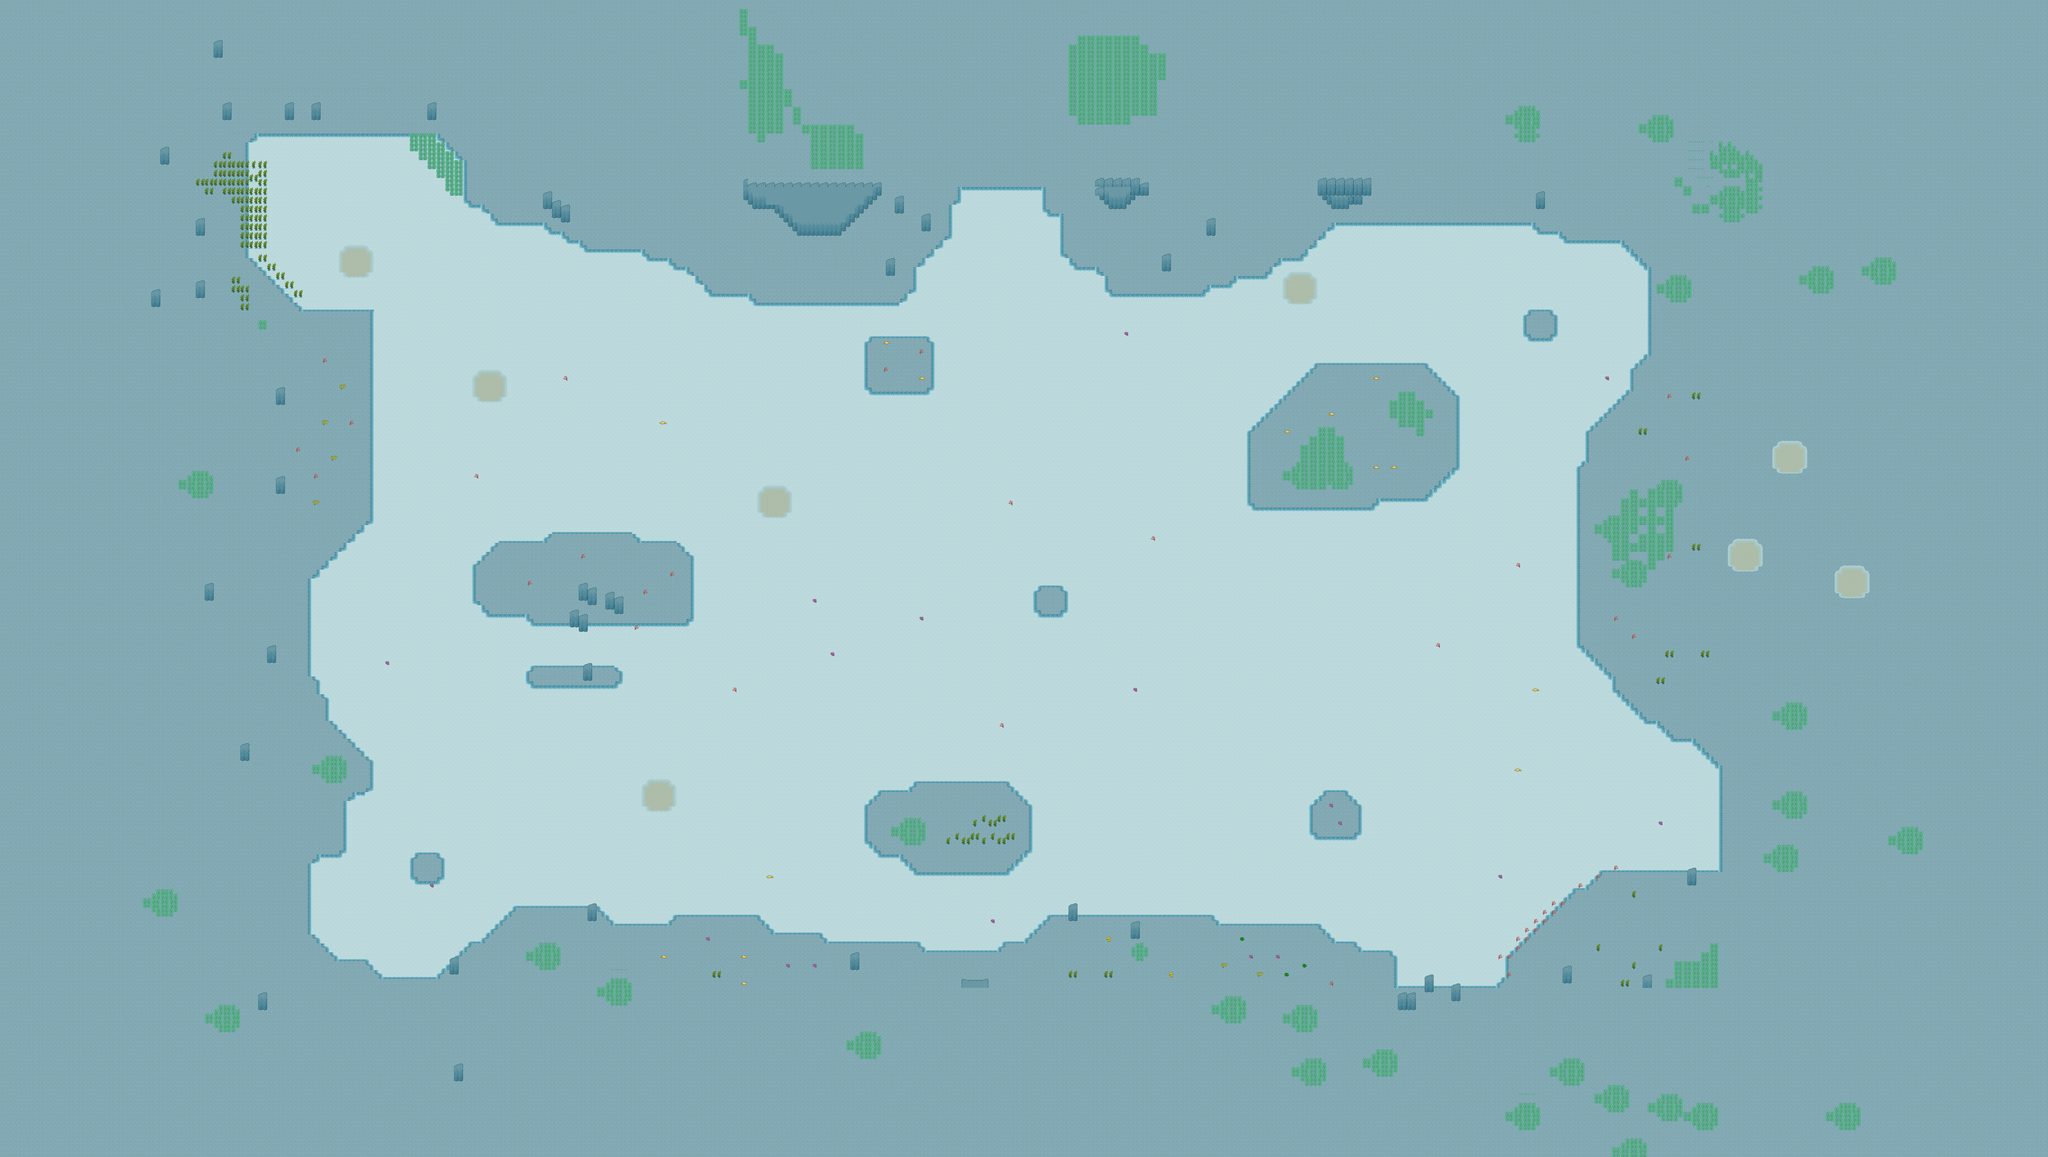

A 2D game scene composited from a Tiled map and its tileset images. What follows is a short description and the map's XML, with each tile layer's data collapsed to a summary:
An orthogonal 230x130 tile map with 32x32 px tiles, 3 tile layers (Capa de Patrones 1, Capa de patrones 2, Capa de patrones 3).

<map version="1.0" tiledversion="1.1.4" orientation="orthogonal" renderorder="right-down" width="230" height="130" tilewidth="32" tileheight="32" infinite="0" nextobjectid="1">
<tileset name="patrones_oceano_nivel1" tilewidth="32" tileheight="32" tilecount="120" columns="8"><image source="a.png" width="256" height="480" /></tileset>
 <layer name="Capa de Patrones 1" width="230" height="130">
  <data>[29900 cells, 11932 non-empty, 1 distinct tile ids]</data>
 </layer>
 <layer name="Capa de patrones 2" width="230" height="130">
  <data>[29900 cells, 19889 non-empty, 20 distinct tile ids]</data>
 </layer>
 <layer name="Capa de patrones 3" width="230" height="130">
  <data>[29900 cells, 1528 non-empty, 81 distinct tile ids]</data>
 </layer>
</map>
